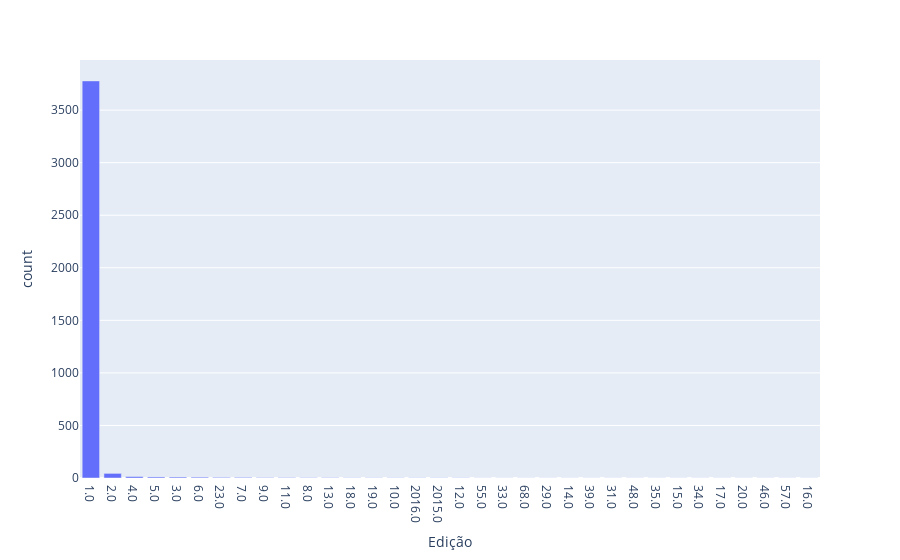

Write notebook code for a chart like this one.
### Markdown cell above
## Analisando a feature Edição

### Code cell
edicoes = df['Edição'].value_counts().reset_index(name="count").rename(columns={'index':'Edição'})
fig = px.bar(edicoes, x='Edição', y='count')
fig.show()

### Figure 1 — Plotly figure (JSON) as saved in the notebook; plotly's stock layout.template omitted (floating-point values rounded to 4 significant figures)
{"data": [{"alignmentgroup": "True", "hovertemplate": "Edição=%{x}<br>count=%{y}<extra></extra>", "legendgroup": "", "marker": {"color": "#636efa", "pattern": {"shape": ""}}, "name": "", "offsetgroup": "", "orientation": "v", "showlegend": false, "textposition": "auto", "type": "bar", "x": ["1.0", "2.0", "4.0", "5.0", "3.0", "6.0", "23.0", "7.0", "9.0", "11.0", "8.0", "13.0", "18.0", "19.0", "10.0", "2016.0", "2015.0", "12.0", "55.0", "33.0", "68.0", "29.0", "14.0", "39.0", "31.0", "48.0", "35.0", "15.0", "34.0", "17.0", "20.0", "46.0", "57.0", "16.0"], "xaxis": "x", "y": [3778, 44, 14, 10, 9, 8, 6, 6, 4, 4, 3, 3, 2, 2, 2, 2, 2, 2, 1, 1, 1, 1, 1, 1, 1, 1, 1, 1, 1, 1, 1, 1, 1, 1], "yaxis": "y"}], "layout": {"barmode": "relative", "legend": {"tracegroupgap": 0}, "margin": {"t": 60}, "xaxis": {"anchor": "y", "domain": [0, 1], "title": {"text": "Edição"}}, "yaxis": {"anchor": "x", "domain": [0, 1], "title": {"text": "count"}}}}
